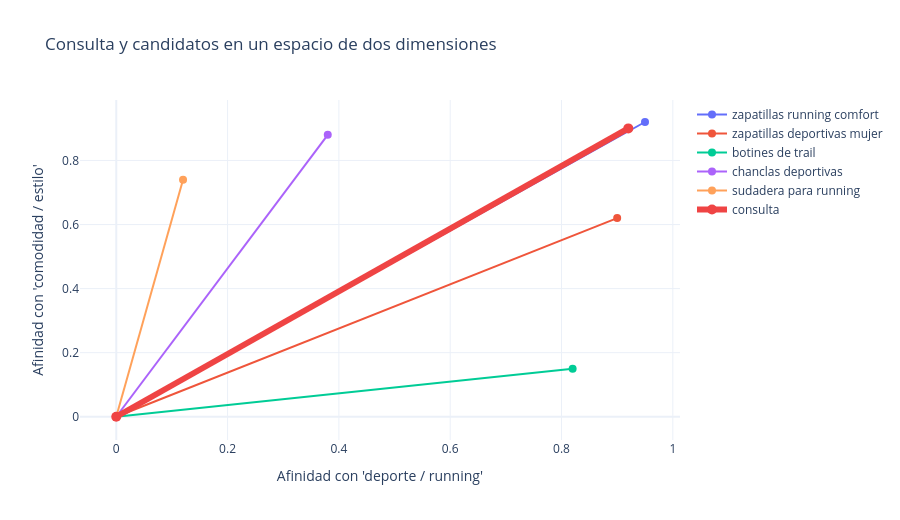

This figure's notebook cell:
### Markdown cell above
### 6.1 Métrica y semántica del score

Usamos similitud coseno como métrica. Con embeddings normalizados, un score mayor es mayor similitud semántica.

### Code cell
import plotly.graph_objects as go

if FAISS_AVAILABLE:
    dim = embeddings.shape[1]
    index = faiss.IndexFlatIP(dim)
    index.add(embeddings)
    print("Índice Faiss construido con", index.ntotal, "vectores")
else:
    index = None
    print("Faiss no está disponible. Usaremos búsqueda exhaustiva con NumPy.")

if EMBEDDING_AVAILABLE:
    def encode_query(query_text):
        q_vec = model.encode([query_text], convert_to_numpy=True)
        q_vec = q_vec.astype(np.float32)
        q_norm = np.linalg.norm(q_vec, axis=1, keepdims=True)
        return q_vec / np.maximum(q_norm, 1e-10)
else:
    def encode_query(query_text):
        q_vec = emb_vectorizer.transform([query_text]).toarray().astype(np.float32)
        q_norm = np.linalg.norm(q_vec, axis=1, keepdims=True)
        return q_vec / np.maximum(q_norm, 1e-10)

query_text = "zapatillas cómodas para correr"
query_vector = encode_query(query_text).reshape(-1)

vector_names = [
    "zapatillas running comfort",
    "zapatillas deportivas mujer",
    "botines de trail",
    "chanclas deportivas",
    "sudadera para running",
]
product_vectors = np.array(
    [[0.95, 0.92], [0.90, 0.62], [0.82, 0.15], [0.38, 0.88], [0.12, 0.74]],
    dtype=np.float32,
)
query_vector_example = np.array([0.92, 0.90], dtype=np.float32)

vector_figure = go.Figure()
for product_name, product_vector in zip(vector_names, product_vectors, strict=True):
    vector_figure.add_trace(
        go.Scatter(
            x=[0, product_vector[0]],
            y=[0, product_vector[1]],
            name=product_name,
            mode="lines+markers",
            marker={"size": 8},
            line={"width": 2},
        )
    )

vector_figure.add_trace(
    go.Scatter(
        x=[0, query_vector_example[0]],
        y=[0, query_vector_example[1]],
        name="consulta",
        mode="lines+markers",
        marker={"size": 10, "color": "#ef4444"},
        line={"width": 6, "color": "#ef4444"},
    )
)
vector_figure.update_layout(
    title="Consulta y candidatos en un espacio de dos dimensiones",
    xaxis_title="Afinidad con 'deporte / running'",
    yaxis_title="Afinidad con 'comodidad / estilo'",
    height=520,
    template="plotly_white",
)
vector_figure.show()


def search_dense(query_text, top_k=10, filter_brand: Optional[str] = None):
    q_vec = encode_query(query_text)
    if index is not None:
        scores, indices = index.search(q_vec, top_k + 20)
        scores, indices = scores[0], indices[0]
    else:
        scores = embeddings.dot(q_vec.flatten())
        indices = np.argsort(scores)[::-1]
        scores = scores[indices][: top_k + 20]
        indices = indices[: top_k + 20]

    results = []
    for score, idx in zip(scores, indices):
        row = catalog_sample.iloc[idx]
        if filter_brand is not None:
            if str(row["brand"]).strip().lower() != str(filter_brand).strip().lower():
                continue
        results.append({
            "product_id": row["product_id"],
            "title": row["title"],
            "brand": row["brand"],
            "score": float(score),
            "record_id": row["record_id"],
        })
        if len(results) >= top_k:
            break
    return results

search_dense("zapatillas cómodas para correr", top_k=5)

### Figure 1 — Plotly figure (JSON) as saved in the notebook; plotly's stock layout.template omitted (floating-point values rounded to 4 significant figures)
{"data": [{"line": {"width": 2}, "marker": {"size": 8}, "mode": "lines+markers", "name": "zapatillas running comfort", "type": "scatter", "x": [0, 0.95], "y": [0, 0.92]}, {"line": {"width": 2}, "marker": {"size": 8}, "mode": "lines+markers", "name": "zapatillas deportivas mujer", "type": "scatter", "x": [0, 0.9], "y": [0, 0.62]}, {"line": {"width": 2}, "marker": {"size": 8}, "mode": "lines+markers", "name": "botines de trail", "type": "scatter", "x": [0, 0.82], "y": [0, 0.15]}, {"line": {"width": 2}, "marker": {"size": 8}, "mode": "lines+markers", "name": "chanclas deportivas", "type": "scatter", "x": [0, 0.38], "y": [0, 0.88]}, {"line": {"width": 2}, "marker": {"size": 8}, "mode": "lines+markers", "name": "sudadera para running", "type": "scatter", "x": [0, 0.12], "y": [0, 0.74]}, {"line": {"color": "#ef4444", "width": 6}, "marker": {"color": "#ef4444", "size": 10}, "mode": "lines+markers", "name": "consulta", "type": "scatter", "x": [0, 0.92], "y": [0, 0.9]}], "layout": {"height": 520, "title": {"text": "Consulta y candidatos en un espacio de dos dimensiones"}, "xaxis": {"title": {"text": "Afinidad con 'deporte / running'"}}, "yaxis": {"title": {"text": "Afinidad con 'comodidad / estilo'"}}}}
